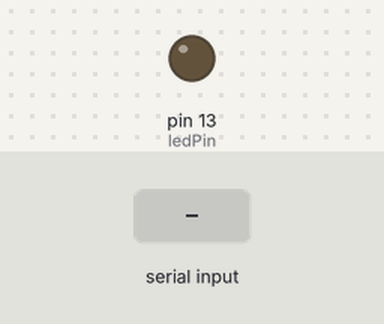
Bench run of a sketch on a simulated Arduino Uno, built with avr-gcc and run on an emulated ATmega328P. On the bench: output pins drawn as LEDs (lit = HIGH). The inputs (shaded band) are chosen by the test bench. What the sketch prints to the serial monitor is not drawn.

Above: at 1.2 s.
1.3 s: "1" received over Serial
At 2.1 s:
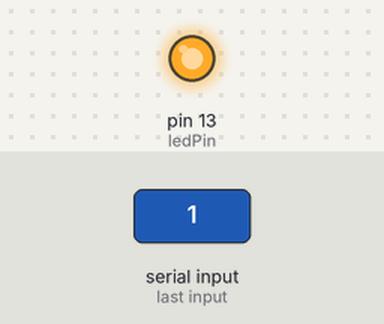
2.8 s: "0" received over Serial
At 3.5 s:
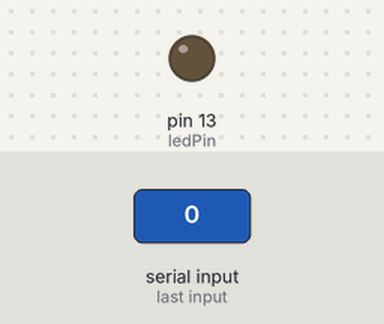
Timing chart, 0 to 5.8 s (numbered marks = the images above; inputs shaded):
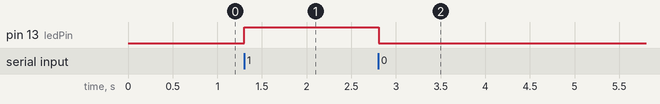

Measured:
- after the input at 1.3 s, pin 13 (ledPin): LOW → HIGH at once
- after the input at 2.8 s, pin 13 (ledPin): HIGH → LOW at once

The sketch:

pingandled.ino
```cpp
int incomingByte = 0;
int ledPin = 13;

void setup() {
  // put your setup code here, to run once:
  Serial.begin(9600);
  pinMode(ledPin, OUTPUT);
}

int counter = 0;
void loop() {
  // put your main code here, to run repeatedly:
  if (Serial.available() == 0 and counter == 0)
  {
    Serial.print("Ping");
    delay(10);
    counter++;
  }
  else
  {
    incomingByte = Serial.read();

    // say what you got:
    if (incomingByte == 49) { // ASCII printable characters: 49 means number 1
      digitalWrite(ledPin, HIGH);
    } else if (incomingByte == 48) { // ASCII printable characters: 48 means number 0
      digitalWrite(ledPin, LOW);
    }
    delay(10);
    if (counter < 100)
    {
      counter ++;
    }
    else
    {
      counter = 0;
    }
  }
}
```
